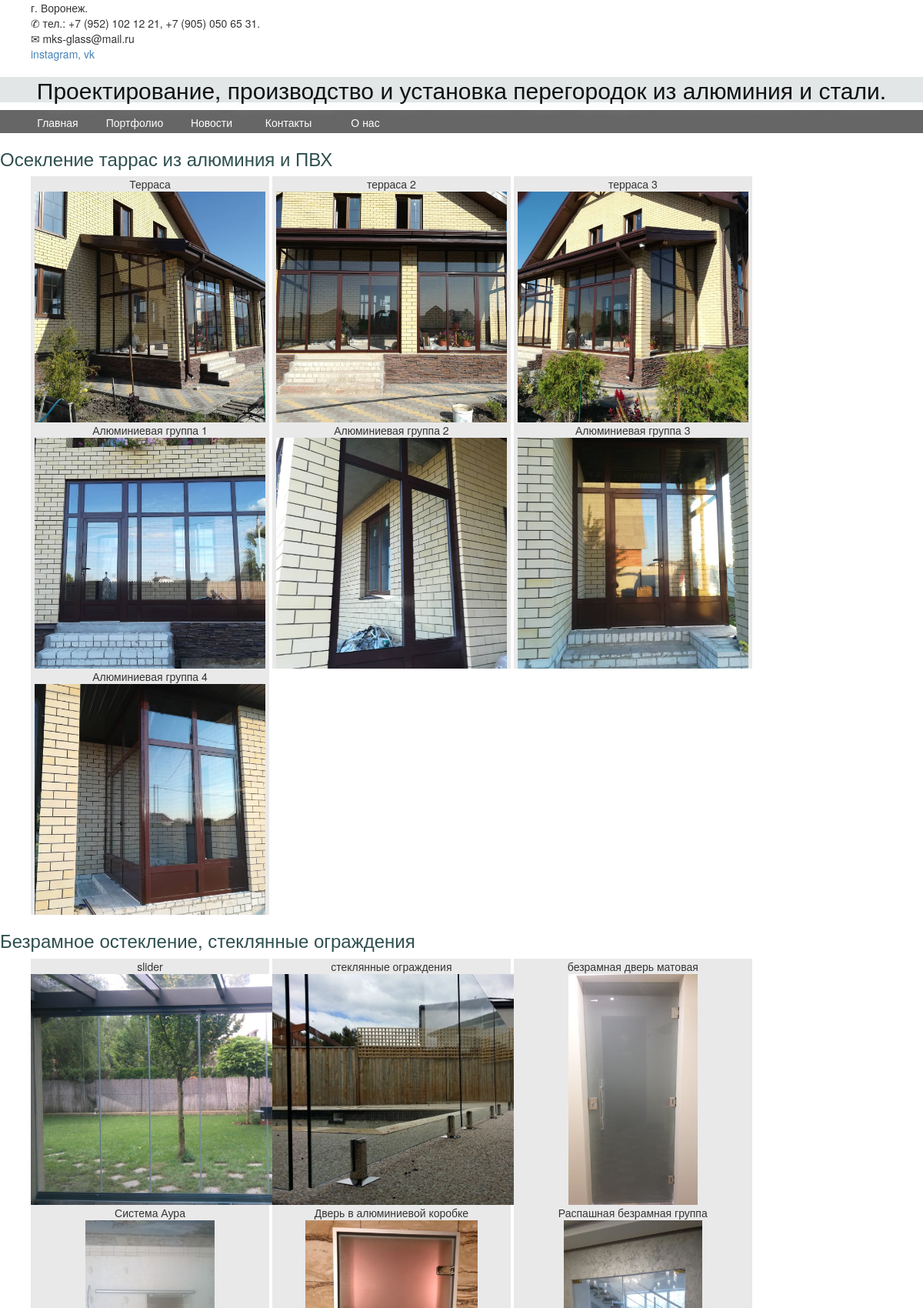
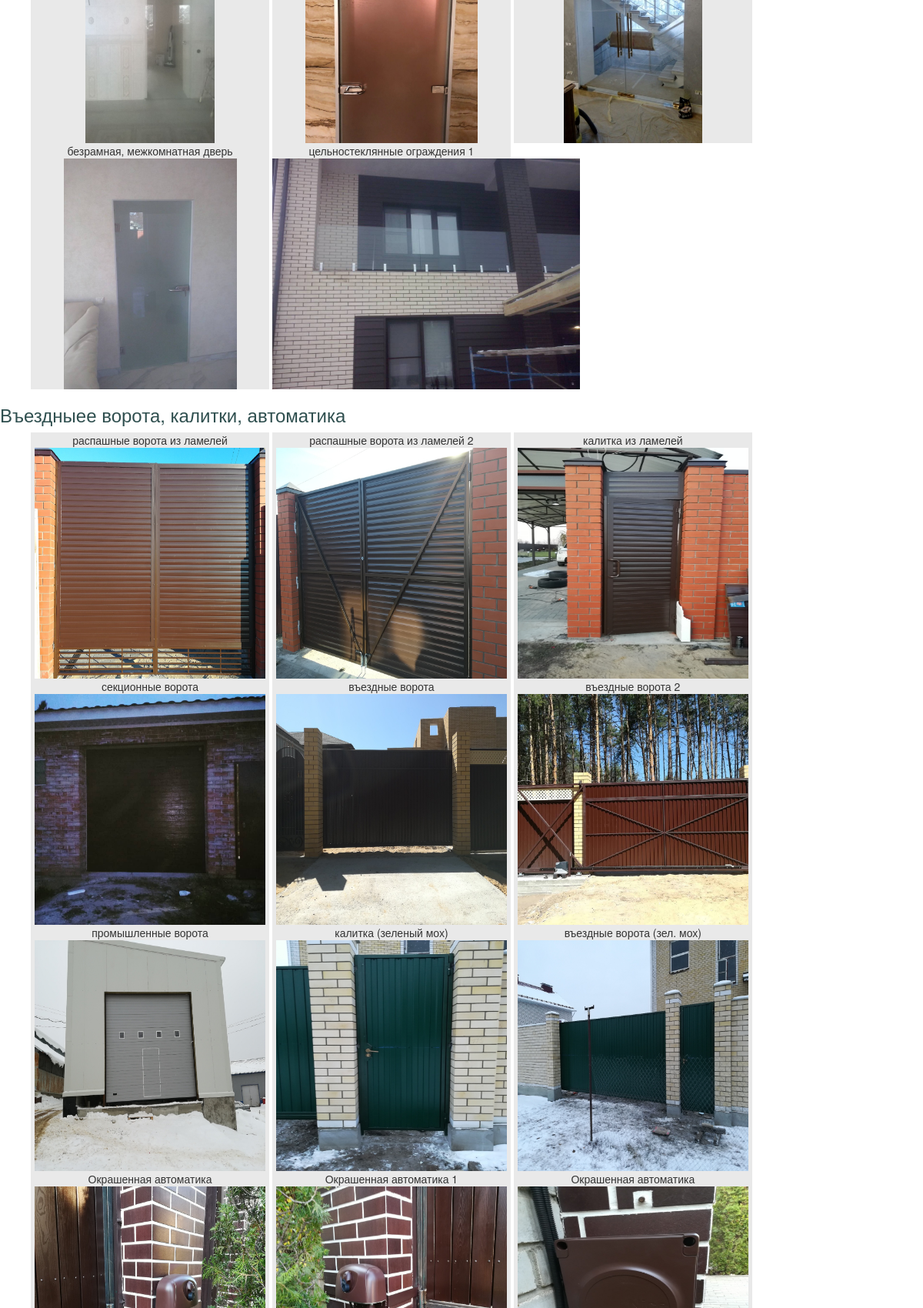
Page /gallery/ (upper part) on the committed database (2 pictures, top to bottom).
### maintheme/models.py (models this page shows, shortened)
class Photo(models.Model):
    photo_text = models.CharField(max_length=35)
    pub_date = models.DateTimeField('date published')
    img = models.ImageField(upload_to='media/img/gallery/',
                       verbose_name='грузи картинку', null = True, blank = True)

class PhotoFrameless(models.Model):
    PhotoFrameless_text = models.CharField(max_length=35)
    pub_date = models.DateTimeField('date published')
    img = models.ImageField(upload_to='media/img/gallery/',
                       verbose_name='грузи картинку', null = True, blank = True)

class Gate(models.Model):
    gate_text = models.CharField(max_length=35)
    pub_date = models.DateTimeField('date published')
    img = models.ImageField(upload_to='media/img/gallery/',
                       verbose_name='грузи картинку', null = True, blank = True)

### maintheme/views.py (the view)
# urls.py: path('gallery/', views.gallery, name='gallery'),
def gallery(request):
    photos = Photo.objects
    photoframeless = PhotoFrameless.objects
    gates = Gate.objects
    pvcs = Pvc.objects
    metalls = Metall.objects
    return render(request, 'maintheme/gallery.html', {'photos': photos, 'photoframeless' : photoframeless,
                                                      'gates': gates, 'pvcs': pvcs, 'metalls': metalls})

### maintheme/templates/maintheme/gallery.html (shortened to what this page needs)
{% load staticfiles %}
{% load static %}
<!doctype html>
<html>
    <head>
            <link rel="stylesheet" href="//maxcdn.bootstrapcdn.com/bootstrap/3.2.0/css/bootstrap.min.css">
            <link rel="stylesheet" href="//maxcdn.bootstrapcdn.com/bootstrap/3.2.0/css/bootstrap-theme.min.css">
            <link rel="stylesheet" type="text/css" href="{% static 'maintheme/style.css' %}" />
        <div>
        <p>г. Воронеж.<br>
        &#9990; тел.: +7 (952) 102 12 21, +7 (905) 050 65 31. <br>
        &#9993; mks-glass@mail.ru<br>
        <a href="https://www.instagram.com/m.k.s.glass/">instagram</a><a href="https://vk.com/mks.glass">, vk</a><br>
        </div>
        <div>
        <h1 id = head1>Проектирование, производство и установка перегородок из алюминия и стали.</h1>
        </div>
    </head>
    <body>
        <div>
        <ul id="navbar">
                <li><a href="../">Главная</a></li>
                <li><a href=".">Портфолио</a></li>
                <li><a href="../news">Новости</a></li>
                <li><a href="../contacts">Контакты</a></li>
                <li><a href="#">О нас</a></li>
        </ul>
        </div>
        <h3>Осекление таррас из алюминия и ПВХ</h3>
        <div>
        <ul id="gallery">
                {% for photo in photos.reverse %}
                <li> {{ photo.photo_text}}<br>
                    <img src="{{ photo.img.url }}", height="300", width="300">
                </li>
                {% endfor %}
            </ul>
        </div>
        <h3>Безрамное остекление, стеклянные ограждения</h3>
        <div>
            <ul id="gallery">
                {% for photoframeless in photoframeless.reverse %}
                <li> {{ photoframeless.PhotoFrameless_text}}<br>
                    <img src="{{ photoframeless.img.url }}", height="300", >
                </li>
                {% endfor %}
            </ul>
        </div>
        <h3>Въездныее ворота, калитки, автоматика</h3>
        <div>
            <ul id="gallery">
                {% for x in gates.reverse %}
                <li> {{ x.gate_text}}<br>
                    <img src="{{ x.img.url }}", height="300", width="300">
                </li>
                {% endfor %}
            </ul>
        </div>
    </body>
</html>

### maintheme/static/maintheme/style.css (style rules this page uses)
h1 { font-size: 40px; text-align: center; color:white; }
h3 { color: #2f4f4f; }
a { color: SteelBlue; }
body { background-color: white; }
#head1 { font-size: 30px; background: rgb(226, 230, 230); background-position: center; color:rgb(17, 17, 17); text-shadow: 1px 1px 20px rgb(226, 232, 233); }
div { width: px; }
p { padding-left: 40px; }
#navbar, #navbar ul { margin: 0; padding: 0; list-style-type: none; }
#navbar { height: 30px; background-color: #666; padding-left: 25px; min-width: 470px; }
#navbar li { float: left; position: relative; height: 100%; }
#navbar li a { display: block; padding: 6px; width: 100px; color: #fff; text-decoration: none; text-align: center; }
#gallery:after { word-spacing: 93px; list-style-type: alpha; padding: 10px; margin: 1px; }
#gallery li { display : inline-block; width : 310px; background: rgb(233, 233, 233); vertical-align: top; text-align: center; }

### rows in the picture
Photo: photo_text "Терраса", img (picture)
Photo: photo_text "терраса 2", img (picture)
Photo: photo_text "терраса 3", img (picture)
Photo: photo_text "Алюминиевая группа 1", img (picture)
Photo: photo_text "Алюминиевая группа 2", img (picture)
Photo: photo_text "Алюминиевая группа 3", img (picture)
Photo: photo_text "Алюминиевая группа 4", img (picture)
PhotoFrameless: PhotoFrameless_text "slider", img (picture)
PhotoFrameless: PhotoFrameless_text "стеклянные ограждения", img (picture)
PhotoFrameless: PhotoFrameless_text "безрамная дверь матовая", img (picture)
PhotoFrameless: PhotoFrameless_text "Система Аура", img (picture)
PhotoFrameless: PhotoFrameless_text "Дверь в алюминиевой коробке", img (picture)
PhotoFrameless: PhotoFrameless_text "Распашная безрамная группа", img (picture)
PhotoFrameless: PhotoFrameless_text "безрамная, межкомнатная дверь", img (picture)
PhotoFrameless: PhotoFrameless_text "цельностеклянные ограждения 1", img (picture)
Gate: gate_text "распашные ворота из ламелей", img (picture)
Gate: gate_text "распашные ворота из ламелей 2", img (picture)
Gate: gate_text "калитка из ламелей", img (picture)
Gate: gate_text "секционные ворота", img (picture)
Gate: gate_text "въездные ворота", img (picture)
Gate: gate_text "въездные ворота 2", img (picture)
Gate: gate_text "промышленные ворота", img (picture)
Gate: gate_text "калитка (зеленый мох)", img (picture)
Gate: gate_text "въездные ворота (зел. мох)", img (picture)
Gate: gate_text "Окрашенная автоматика", img (picture)
Gate: gate_text "Окрашенная автоматика 1", img (picture)
Gate: gate_text "Окрашенная автоматика", img (picture)
